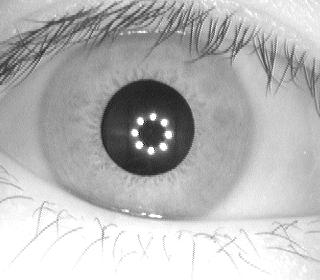
#> input picture images/eyes/S1001R02.jpg, 320 x 280 px, found by its file name
$ python help.py
#> lines starting #> are read from the running program, lines starting #| are printed output that depends on the picture
import cv2 as cv
import numpy as np

def draw_circles(storage, output):
    circles = np.squeeze(storage)
    for circle in circles:
        radius, x, y = int(circle[2]), int(circle[0]), int(circle[1])
        cv.circle(output, (x, y), 1, (0, 255, 0), -1, cv.LINE_8, 0)
        cv.circle(output, (x, y), radius, (255, 0, 0), 3, cv.LINE_8, 0)

orig = cv.imread('images/R/S1001R02.jpg')
#> orig is the input picture: shape (280, 320, 3); min 19, max 255, mean 182.8
processed = cv.imread('images/R/S1001R02.jpg', cv.IMREAD_GRAYSCALE)
#> processed: shape (280, 320); min 19, max 255, mean 182.8
circles = cv.HoughCircles(processed, cv.HOUGH_GRADIENT, dp=2, minDist=100, param1=100, param2=30, minRadius=60, maxRadius=150)
#> circles = [[123, 125, 124.6], [223, 129, 109.2], [49, 49, 148.8], [225, 21, 85], [31, 173, 137.8], [301, 193, 148.8], [141, 245, 104.6], [315, 87, 129], [9, 279, 104.6], [241, 277, 62.6]]
if circles is not None:
    circles = np.uint16(np.around(circles))
#> circles = [[123, 125, 125], [223, 129, 109], [49, 49, 149], [225, 21, 85], [31, 173, 138], [301, 193, 149], [141, 245, 105], [315, 87, 129], [9, 279, 105], [241, 277, 63]]
    draw_circles(circles[0], orig)
#> the loop in draw_circles, `for circle in circles:` made 10 passes
#> (circle, radius, x, y) on passes 1 to 10: ([123, 125, 125], 125, 123, 125), ([223, 129, 109], 109, 223, 129), ([49, 49, 149], 149, 49, 49), ([225, 21, 85], 85, 225, 21), ([31, 173, 138], 138, 31, 173), ([301, 193, 149], 149, 301, 193), ([141, 245, 105], 105, 141, 245), ([315, 87, 129], 129, 315, 87), ([9, 279, 105], 105, 9, 279), ([241, 277, 63], 63, 241, 277)
#> after the loop in draw_circles, `for circle in circles:`:
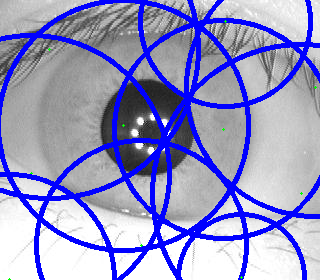
#> output: shape (280, 320, 3); mean B, G, R 197.5, 148.8, 148.6

cv.namedWindow("original with circles", cv.WINDOW_NORMAL)
cv.imshow("original with circles", orig)
cv.waitKey(0)
cv.destroyAllWindows()

$ run again, with images/eyes/S1001R01.jpg copied over images/eyes/S1001R02.jpg
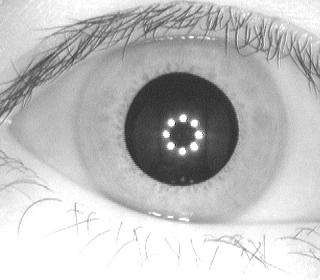
#> input picture images/eyes/S1001R01.jpg, 320 x 280 px, found by its file name
#> orig is the input picture: shape (280, 320, 3); min 35, max 255, mean 190
#> `circles = cv.HoughCircles(processed, cv.HOUGH_GRADIENT, dp=2, minDist=..`: circles = [[149, 155, 142.2], [249, 127, 113.6], [67, 95, 67.4], [69, 221, 148.8], [155, 41, 87.2], [23, 3, 80.6], [319, 199, 148.8], [223, 273, 93.6], [253, 3, 63]]
#> `circles = np.uint16(np.around(circles))`: circles = [[149, 155, 142], [249, 127, 114], [67, 95, 67], [69, 221, 149], [155, 41, 87], [23, 3, 81], [319, 199, 149], [223, 273, 94], [253, 3, 63]]
#> the loop in draw_circles, `for circle in circles:` made 9 passes
#> (circle, radius, x, y) on passes 1 to 8: ([149, 155, 142], 142, 149, 155), ([249, 127, 114], 114, 249, 127), ([67, 95, 67], 67, 67, 95), ([69, 221, 149], 149, 69, 221), ([155, 41, 87], 87, 155, 41), ([23, 3, 81], 81, 23, 3), ([319, 199, 149], 149, 319, 199), ([223, 273, 94], 94, 223, 273)
#> after the loop in draw_circles, `for circle in circles:`:
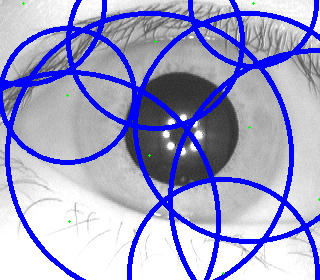
#> output: shape (280, 320, 3); mean B, G, R 203.5, 159.2, 159.1

$ run again, with images/eyes/S1001R03.jpg copied over images/eyes/S1001R02.jpg
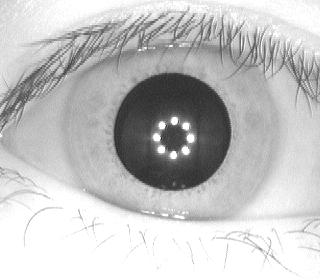
#> input picture images/eyes/S1001R03.jpg, 320 x 280 px, found by its file name
#> orig is the input picture: shape (280, 320, 3); min 24, max 255, mean 194
#> `circles = cv.HoughCircles(processed, cv.HOUGH_GRADIENT, dp=2, minDist=..`: circles = [[165, 149, 148.8], [267, 139, 96], [69, 117, 63], [193, 45, 82.8], [87, 7, 60.8], [77, 233, 148.8], [295, 9, 65], [177, 277, 87.2]]
#> `circles = np.uint16(np.around(circles))`: circles = [[165, 149, 149], [267, 139, 96], [69, 117, 63], [193, 45, 83], [87, 7, 61], [77, 233, 149], [295, 9, 65], [177, 277, 87]]
#> the loop in draw_circles, `for circle in circles:` made 8 passes
#> (circle, radius, x, y) on passes 1 to 8: ([165, 149, 149], 149, 165, 149), ([267, 139, 96], 96, 267, 139), ([69, 117, 63], 63, 69, 117), ([193, 45, 83], 83, 193, 45), ([87, 7, 61], 61, 87, 7), ([77, 233, 149], 149, 77, 233), ([295, 9, 65], 65, 295, 9), ([177, 277, 87], 87, 177, 277)
#> after the loop in draw_circles, `for circle in circles:`:
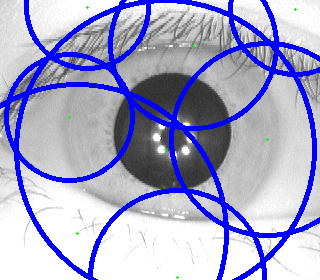
#> output: shape (280, 320, 3); mean B, G, R 204.8, 166.3, 166.1
